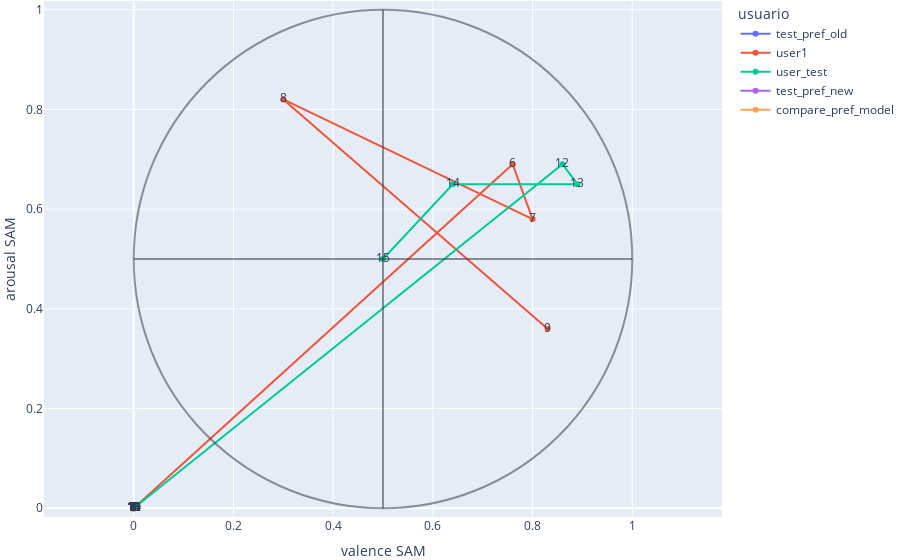

Source (notebook cell):
### Markdown cell above
Preferencias emocionales por frente

### Code cell
fig = px.line(data_front, x="valence SAM", y="arousal SAM", color="usuario", text="iteración")
# muestra los ejes y el espacio de Russell
fig.add_shape(type="line", x0=0.5, y0=0, x1=0.5,y1=1, xref='x', yref='y', line=dict(color=color_axes,))
fig.add_shape(type="line", x0=0, y0=0.5, x1=1,y1=0.5, xref='x', yref='y', line=dict(color=color_axes,))
fig.add_shape(type="circle", x0=0, y0=0, x1=1, y1=1, line=dict(color=color_axes),)
fig.update_yaxes(scaleanchor="x", scaleratio=1,)
fig.update_layout(xaxis=dict(range=[0, 1], autorange=False), yaxis=dict(range=[0, 1], autorange=False))
# fig.update_layout(showlegend=showlegend, font=dict( size=size_num ))
# fig.update_layout(yaxis = dict(tickfont = dict(size=16), titlefont=dict(size=size_label_axe)), xaxis = dict(tickfont = dict(size=16), titlefont=dict(size=size_label_axe)))
fig.update_layout(margin=dict(l=1, r=1, t=1, b=1))
# fig.write_image(f"{dir_out_r}/pref_emo_model.pdf")
fig.show()

### Figure 1 — Plotly figure (JSON) as saved in the notebook; plotly's stock layout.template omitted (floating-point values rounded to 4 significant figures)
{"data": [{"hovertemplate": "usuario=test_pref_old<br>valence SAM=%{x}<br>arousal SAM=%{y}<br>iteración=%{text}<extra></extra>", "legendgroup": "test_pref_old", "line": {"color": "#636efa", "dash": "solid"}, "marker": {"symbol": "circle"}, "mode": "markers+text+lines", "name": "test_pref_old", "orientation": "v", "showlegend": true, "text": [1, 2, 3, 4, 5, 6, 7, 8, 9, 10, 11, 12, 13], "type": "scatter", "x": [0, 0, 0, 0, 0, 0, 0, 0, 0, 0, 0, 0, 0], "xaxis": "x", "y": [0, 0, 0, 0, 0, 0, 0, 0, 0, 0, 0, 0, 0], "yaxis": "y"}, {"hovertemplate": "usuario=user1<br>valence SAM=%{x}<br>arousal SAM=%{y}<br>iteración=%{text}<extra></extra>", "legendgroup": "user1", "line": {"color": "#EF553B", "dash": "solid"}, "marker": {"symbol": "circle"}, "mode": "markers+text+lines", "name": "user1", "orientation": "v", "showlegend": true, "text": [1, 2, 3, 4, 5, 6, 7, 8, 9], "type": "scatter", "x": [0, 0, 0, 0, 0, 0.76, 0.8, 0.3, 0.83], "xaxis": "x", "y": [0, 0, 0, 0, 0, 0.69, 0.58, 0.82, 0.36], "yaxis": "y"}, {"hovertemplate": "usuario=user_test<br>valence SAM=%{x}<br>arousal SAM=%{y}<br>iteración=%{text}<extra></extra>", "legendgroup": "user_test", "line": {"color": "#00cc96", "dash": "solid"}, "marker": {"symbol": "circle"}, "mode": "markers+text+lines", "name": "user_test", "orientation": "v", "showlegend": true, "text": [1, 2, 3, 4, 5, 6, 7, 8, 9, 10, 11, 12, 13, 14, 15], "type": "scatter", "x": [0, 0, 0, 0, 0, 0, 0, 0, 0, 0, 0, 0.86, 0.89, 0.64, 0.5], "xaxis": "x", "y": [0, 0, 0, 0, 0, 0, 0, 0, 0, 0, 0, 0.69, 0.65, 0.65, 0.5], "yaxis": "y"}, {"hovertemplate": "usuario=test_pref_new<br>valence SAM=%{x}<br>arousal SAM=%{y}<br>iteración=%{text}<extra></extra>", "legendgroup": "test_pref_new", "line": {"color": "#ab63fa", "dash": "solid"}, "marker": {"symbol": "circle"}, "mode": "markers+text+lines", "name": "test_pref_new", "orientation": "v", "showlegend": true, "text": [1, 2, 3, 4, 5, 6, 7, 8, 9], "type": "scatter", "x": [0, 0, 0, 0, 0, 0, 0, 0, 0], "xaxis": "x", "y": [0, 0, 0, 0, 0, 0, 0, 0, 0], "yaxis": "y"}, {"hovertemplate": "usuario=compare_pref_model<br>valence SAM=%{x}<br>arousal SAM=%{y}<br>iteración=%{text}<extra></extra>", "legendgroup": "compare_pref_model", "line": {"color": "#FFA15A", "dash": "solid"}, "marker": {"symbol": "circle"}, "mode": "markers+text+lines", "name": "compare_pref_model", "orientation": "v", "showlegend": true, "text": [1, 2, 3, 4, 5, 6, 7, 8, 9, 10, 11, 12, 13, 14], "type": "scatter", "x": [0, 0, 0, 0, 0, 0, 0, 0, 0, 0, 0, 0, 0, 0], "xaxis": "x", "y": [0, 0, 0, 0, 0, 0, 0, 0, 0, 0, 0, 0, 0, 0], "yaxis": "y"}], "layout": {"legend": {"title": {"text": "usuario"}, "tracegroupgap": 0}, "margin": {"b": 1, "l": 1, "r": 1, "t": 1}, "shapes": [{"line": {"color": "rgba(50, 59, 66, 0.534)"}, "type": "line", "x0": 0.5, "x1": 0.5, "xref": "x", "y0": 0, "y1": 1, "yref": "y"}, {"line": {"color": "rgba(50, 59, 66, 0.534)"}, "type": "line", "x0": 0, "x1": 1, "xref": "x", "y0": 0.5, "y1": 0.5, "yref": "y"}, {"line": {"color": "rgba(50, 59, 66, 0.534)"}, "type": "circle", "x0": 0, "x1": 1, "y0": 0, "y1": 1}], "xaxis": {"anchor": "y", "autorange": false, "domain": [0, 1], "range": [0, 1], "title": {"text": "valence SAM"}}, "yaxis": {"anchor": "x", "autorange": false, "domain": [0, 1], "range": [0, 1], "scaleanchor": "x", "scaleratio": 1, "title": {"text": "arousal SAM"}}}}
